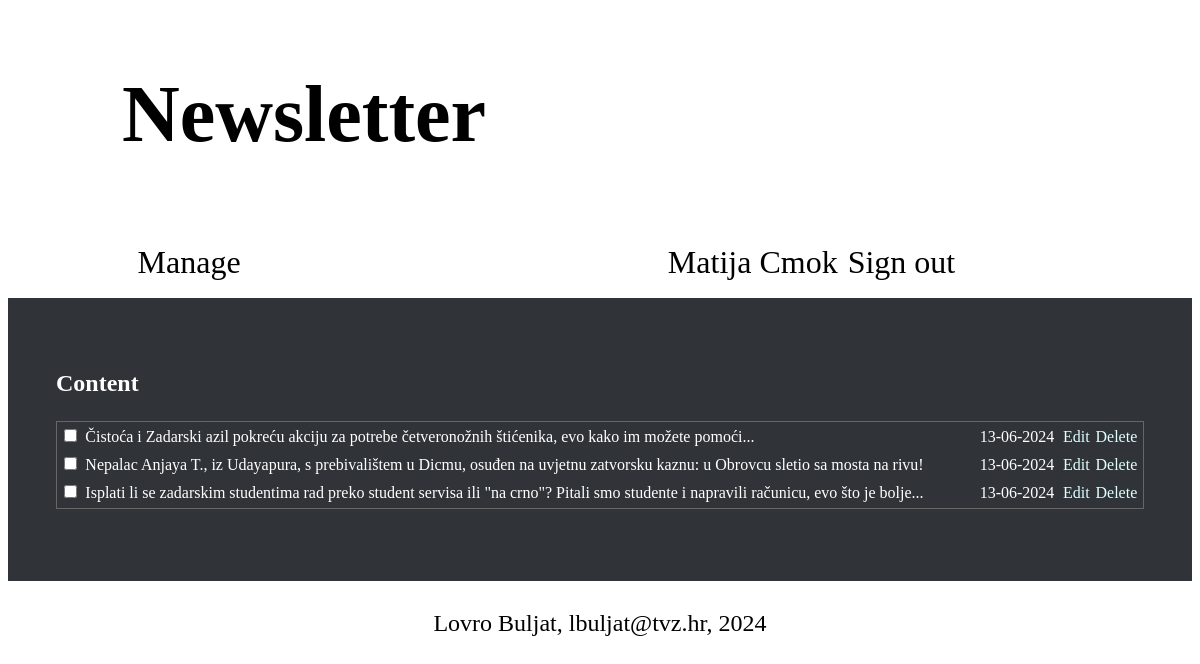
The page /admin/content.php (signed in) on the database its author committed.
### tables this page shows
CREATE TABLE `articles` (
  `id` bigint(20) NOT NULL,
  `title` varchar(225) NOT NULL,
  `excerpt` tinytext NOT NULL,
  `content` text NOT NULL,
  `author` varchar(120) NOT NULL,
  `publish_date` date NOT NULL DEFAULT current_timestamp(),
  `pictures` varchar(225) NOT NULL
);

### admin/content.php (the view, shortened to what this page needs)
<?php
require_once "../include/database.php";
function dohvati($db_conn){
    if(!is_null($db_conn)){
        $statement = $db_conn->prepare("SELECT * FROM articles
                                    ORDER BY publish_date
                                    DESC LIMIT 3");
        $statement->execute();
        return $statement->fetchAll(PDO::FETCH_OBJ);
    }
    return [];
}
$articles = dohvati($db_conn);
?>
<!DOCTYPE html>
<html lang="en">
<head>
    <link href="../style.css" rel="stylesheet">
</head>
<body>
    <header class="admin-header">
    <a href="admin-dashboard.php"><h1>Newsletter</h1></a>
        <div class="adminHeader">
            <nav class="admin-menu">
                <ul>
                    <li>
                        <a href="">Manage</a>
                    </li>
                </ul>
            </nav>
<aside>
    <nav>
    <ul class="welcome">
            <li><?php echo $_SESSION['current_admin']->name; ?></li>
            <a href="logout.php"><li>Sign out</li></a>
        </ul>
    </nav>
</aside>
</div>
</header>
        <main class="admin-container">
        <form action="">
            <h2>Content</h2>
            <table width=100% class="admin-content">
            <?php foreach ($articles as $key =>$article) :?>
                <tr>
                <td>
                <input type="checkbox" id="checkbox-<?= $article->id ?>" class="article-checkbox" data-article-id="<?= $article->id ?>">
                </td>
                <td>
                    <?= $article->title ?>
                </td>
                <td>
                <?= date("d-m-Y",strtotime($article->publish_date)) ?>
                </td>
                <td>
                <a href="edit-content.php?id=<?= $article->id ?>" class="edit-link disabled-link" id="edit-<?= $article->id ?>">Edit</a>
                </td>
                <td>
                <a href="#" class="delete-link disabled-link" id="delete-<?= $article->id ?>" data-article-id="<?= $article->id ?>">Delete</a>
                </td>
            </tr>
            <?php endforeach ?>
            </table>
        </form><br>
        </main>
        <footer class="adminFooter">
            <p style="font-size: 1.5rem; color:black">
                Lovro Buljat, lbuljat@tvz.hr, 2024
            </p>
        </footer>
</body>
</html>

### style.css (style rules this page uses)
body { background-color: #fff; color: #fff; line-height: 1.5; }
main { background-color: #303439; padding: 3rem; }
.adminHeader { display: flex; justify-content: space-between; align-items: center; padding-left: 10%; padding-right: 20%; }
.adminHeader ul, .admin-header ul li { margin: 0; padding: 0; list-style-type: none; }
.admin-header a { text-decoration: none; color: black; }
.admin-header h1 { font-size: 5rem; display: block; width: 50%; text-align: center; }
.admin-header ul li a { display: block; padding: 0.7rem; }
.admin-menu ul { font-size: 2rem; }
aside { font-size: 2rem; }
.admin-content { border: 1px solid #666; }
.admin-content a { text-decoration: none; color:lightcyan; }
.adminFooter { align-items: center; text-align: center; }
.adminFooter p { font-size: 1.5rem; }
.welcome { display: flex; color: #000; gap: 10px; }
.welcome li { list-style: none; }

### admin/content.php (style rules this page uses)
.disabled-link { pointer-events: none; color: grey; }

### rows shown on the page
articles: title "Čistoća i Zadarski azil pokreću akciju za potrebe četveronožnih štićenika, evo kako im možete pomoći...", publish_date "13-06-2024"
articles: title "Nepalac Anjaya T., iz Udayapura, s prebivalištem u Dicmu, osuđen na uvjetnu zatvorsku kaznu: u Obrovcu sletio sa mosta na rivu!", publish_date "13-06-2024"
articles: title "Isplati li se zadarskim studentima rad preko student servisa ili \"na crno\"? Pitali smo studente i napravili računicu, evo što je bolje...", publish_date "13-06-2024"

### other values the page prints
$_SESSION['current_admin']->name "Matija Cmok"
